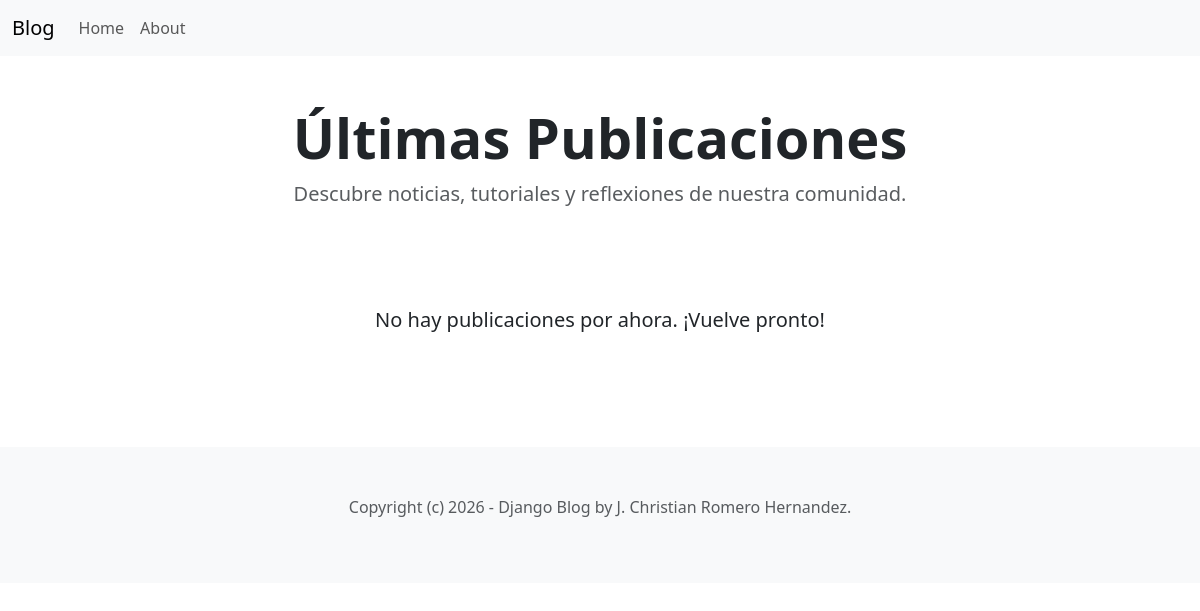
The app's page /, older data.
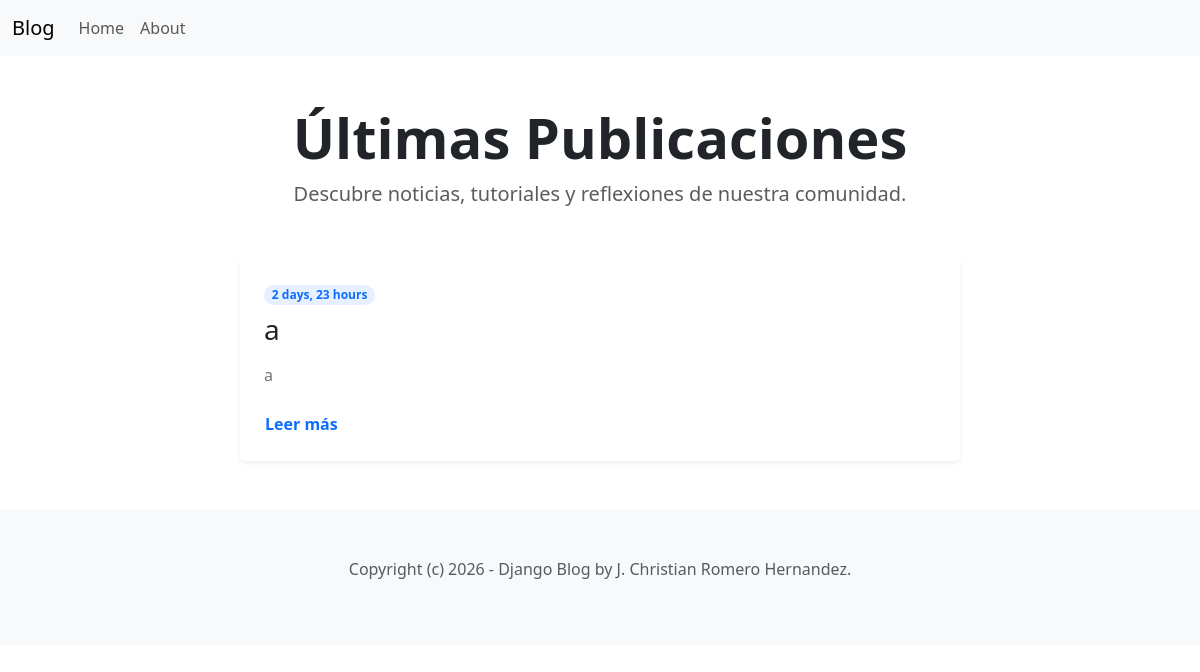
The same page, newer data.
### blog/models.py (models this page shows, shortened)
class Post(models.Model):
    ACTIVE = 'active'
    DRAFT = 'draft'
    CHOICES_STATUS = {
        (ACTIVE, 'Active'),
        (DRAFT, 'Draft')
    }
    category = models.ForeignKey(Category, related_name='posts', on_delete=models.CASCADE)
    title = models.CharField(max_length=255)
    slug = models.SlugField()
    intro = models.TextField()
    body = models.TextField()
    created_at = models.DateTimeField(auto_now_add=True)
    status = models.CharField(max_length=10, choices=CHOICES_STATUS, default=ACTIVE)
    image = models.ImageField(upload_to='upload/', blank=True, null=True)

### blog/views.py (the view)
# urls.py: path('', home, name='home'),
def home(request):
    posts = Post.objects.filter(status=Post.ACTIVE).order_by('-created_at')
    context = {
        'posts': posts
    }
    return render(request, 'blog/home.html', context)

### blog/templates/blog/home.html (shortened to what this page needs)
{% extends 'blog/base.html' %}
{% block content %}
<div class="container py-5">
    <header class="mb-5 text-center">
        <h1 class="display-4 fw-bold">Últimas Publicaciones</h1>
        <p class="lead text-muted">Descubre noticias, tutoriales y reflexiones de nuestra comunidad.</p>
    </header>
    <div class="row g-4 justify-content-center">
        {% for post in posts %}
        <div class="col-12 col-md-10 col-lg-8">
            <article class="card h-100 border-0 shadow-sm hover-shadow transition-all">
                <div class="row g-0 align-items-center">
                    <div class="{% if post.image %}col-md-8{% else %}col-12{% endif %}">
                        <div class="card-body p-4">
                            <div class="mb-2">
                                <span class="badge rounded-pill text-bg-primary bg-opacity-10 text-primary">
                                    {{ post.created_at|timesince }}
                                </span>
                            </div>
                            <h2 class="card-title h3 mb-3">
                                <a href="{% url 'post_detail' post.id %}" class="text-decoration-none text-dark link-primary">
                                    {{ post.title }}
                                </a>
                            </h2>
                            <p class="card-text text-secondary mb-4">
                                {{ post.intro|truncatechars:160 }}
                            </p>
                            <div class="d-flex justify-content-between align-items-center">
                                <a href="{% url 'post_detail' post.id %}" class="btn btn-link p-0 text-decoration-none fw-bold">
                                    Leer más
                                </a>
                            </div>
                        </div>
                    </div>
                </div>
            </article>
        </div>
        {% empty %}
        <div class="col-12 text-center py-5">
            <p class="lead">No hay publicaciones por ahora. ¡Vuelve pronto!</p>
        </div>
        {% endfor %}
    </div>
</div>
{% endblock %}

Row changes from the older to the newer data that the page shows:
added Post: created_at "2 days, 23 hours", title "a", intro "a"
Text that changed along with them:
text no longer shown: "No hay publicaciones por ahora. ¡Vuelve pronto!"
